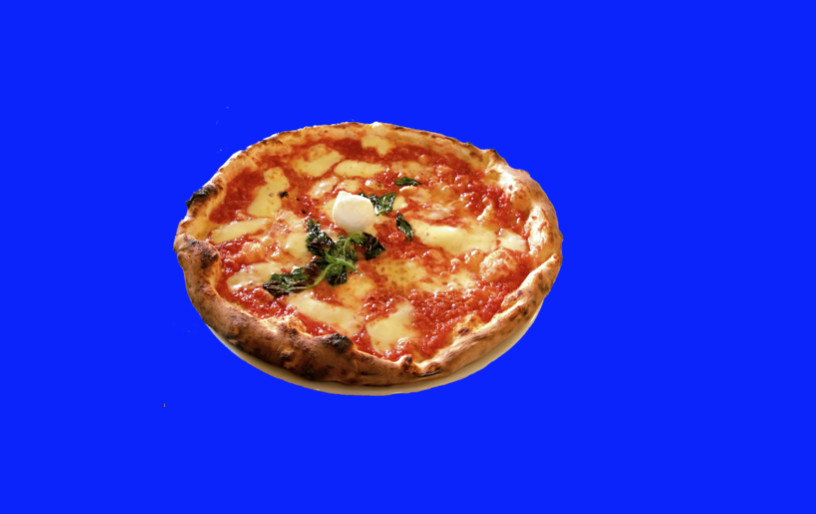
#> input picture CVND/Introduction to Computer Vision/3_Types_of_Features_Image_Segmentation/images/pizza_bluescreen.jpg, 816 x 514 px, found by its file name
$ jupyter execute --allow-errors '3. Blue Screen.ipynb'   (shell and % lines are left out)
#> lines starting #> are read from the running program, lines starting #| are printed output that depends on the picture; after the words box and inside, x2 and y2 are one past the last pixel; in counts of white or black regions, pixels touching at a corner belong together
# Color Threshold, Blue Screen

### Import resources

[cell 1]
import matplotlib.pyplot as plt
import numpy as np
import cv2

### Read in and display the image

[cell 2]
# Read in the image
image = cv2.imread('images/pizza_bluescreen.jpg')
#> image is the input picture: shape (514, 816, 3); mean B, G, R 214.8, 51.2, 44.9

# Print out the type of image data and its dimensions (height, width, and color)
print('This image is:', type(image),
      '\nwith dimensions:', image.shape)
#| This image is: <class 'numpy.ndarray'>
#| with dimensions: (514, 816, 3)

[cell 3]
plt.imshow(image)
plt.axis('off');

[cell 4]
# Make a copy of the image
image_copy = np.copy(image)

# Change color to RGB (from BGR)
image_copy = cv2.cvtColor(image_copy, cv2.COLOR_BGR2RGB)

# Display the image copy
plt.imshow(image_copy)
plt.axis('off');

### Define the color threshold

[cell 5]
## TODO: Define the color selection boundaries in RGB values
# play around with these values until you isolate the blue background
lower_blue = np.array([0,0,220])
upper_blue = np.array([220,220,255])

### Create a mask

[cell 6]
# Define the masked area
mask = cv2.inRange(image_copy, lower_blue, upper_blue)
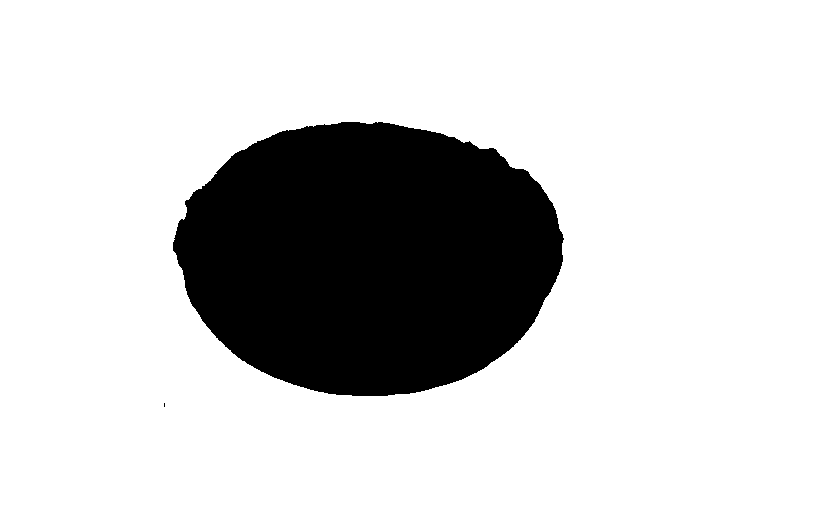
#> mask: shape (514, 816); 80.2% white; 2 black regions (1 under 20 px), largest, box (x1, y1, x2, y2) and area: (173, 122, 564, 396) 83032

# Vizualize the mask
plt.imshow(mask, cmap='gray')
plt.axis('off');

[cell 7]
# Mask the image to let the pizza show through
masked_image = np.copy(image_copy)

masked_image[mask != 0] = [0, 0, 0]
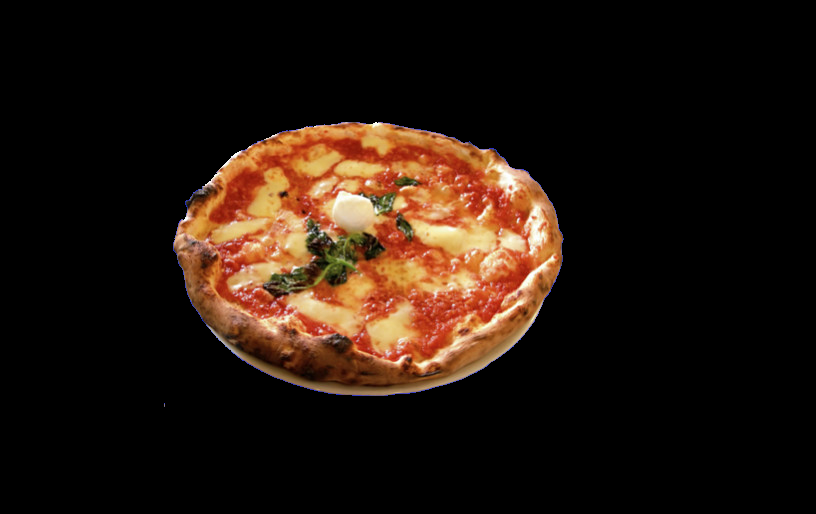
#> masked_image: shape (514, 816, 3); mean R, G, B 36, 22.3, 13.5

# Display it!
plt.imshow(masked_image)
plt.axis('off');
